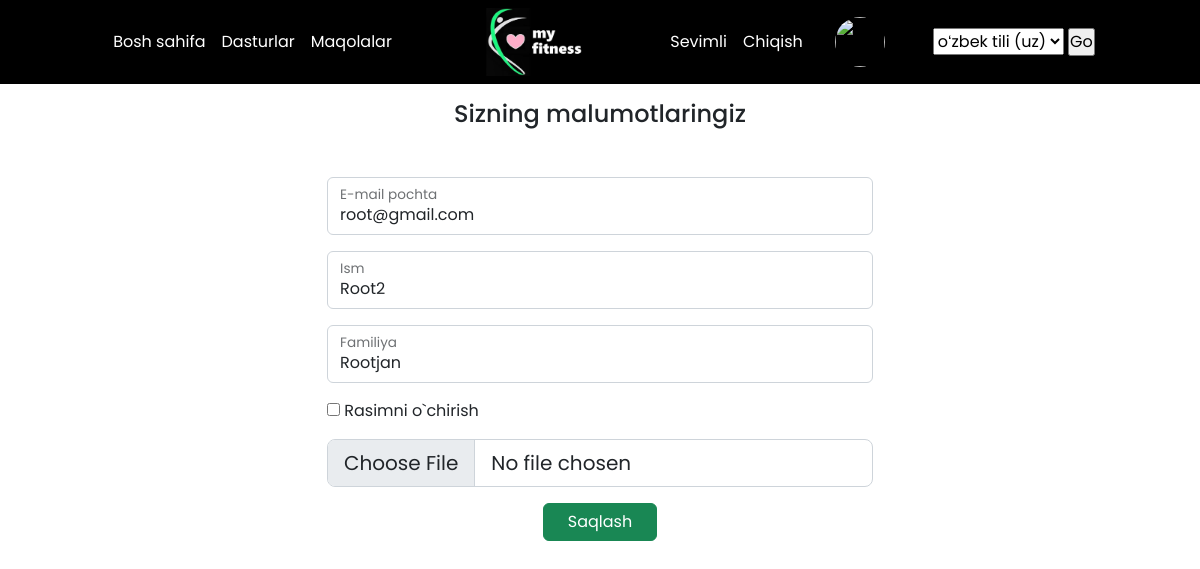
Page /profile/ (signed in) on the committed database.
### fitness_app/models.py (models this page shows)
class User(AbstractUser):
    email = models.EmailField(unique=True, null=True)
    avatar = models.ImageField(upload_to='avatar/', blank=True, null=True)
    USERNAME_FIELD = 'email'
    REQUIRED_FIELDS = ['username']

### fitness_app/views.py (the view, shortened to what this page needs)
# urls.py: path('profile/', views.profile_page, name="profile"),
@login_required
def profile_page(request):
    return render(request, 'profile.html')

### templates/profile.html (shortened to what this page needs)
{% extends 'main.html' %}
{% load i18n %}
{% block content %}
<section class="container mt-3">
    <h4 class="m-auto text-center w-75">{%trans 'Sizning malumotlaringiz'%}</h4>
    <form class="row justify-content-center" method="post" enctype="multipart/form-data">
        <div class="col-12 col-md-8 col-lg-6 mt-5">
          <div class="form-floating mb-3">
            <input type="email" class="form-control" name="email" id="floatingInput" placeholder="E-mail" required value="{{ request.user.email }}">
            <label for="floatingInput">{%trans 'E-mail pochta'%}</label>
        </div>
        <div class="form-floating mb-3">
            <input type="text" class="form-control" name="fname" id="floatingInput" placeholder="Ism" required value="{{ user.first_name }}">
            <label for="floatingInput">{%trans 'Ism'%}</label>
        </div>
        <div class="form-floating mb-3">
            <input type="text" class="form-control" name="lname" id="floatingInput" placeholder="Familiya" required value="{{ user.last_name }}">
            <label for="floatingInput">{%trans 'Familiya'%}</label>
        </div>
        <div class=" mb-3">
            <input type="checkbox" name="avater_delete" id="checkboxInput">
            <label for="checkboxInput">{%trans 'Rasimni o`chirish'%}</label>
        </div>
        <div>
            <input type="file" name="avatar" class="form-control form-control-lg" id="floatingInput">
        </div>
        <div class="d-flex justify-content-center mt-3">
            <button class="btn btn-success px-4">{%trans 'Saqlash'%}</button>
        </div>
        </div>
    </form>
</section>
{% endblock %}

### static/css/style.css (style rules this page uses)
* { margin: 0; padding: 0; box-sizing: border-box; font-family: 'Poppins', sans-serif; }

### rows in the picture
User: email "root@gmail.com", fname "Root2", lname "Rootjan"

### other values in the picture
form field language "oʻzbek tili (uz)"
